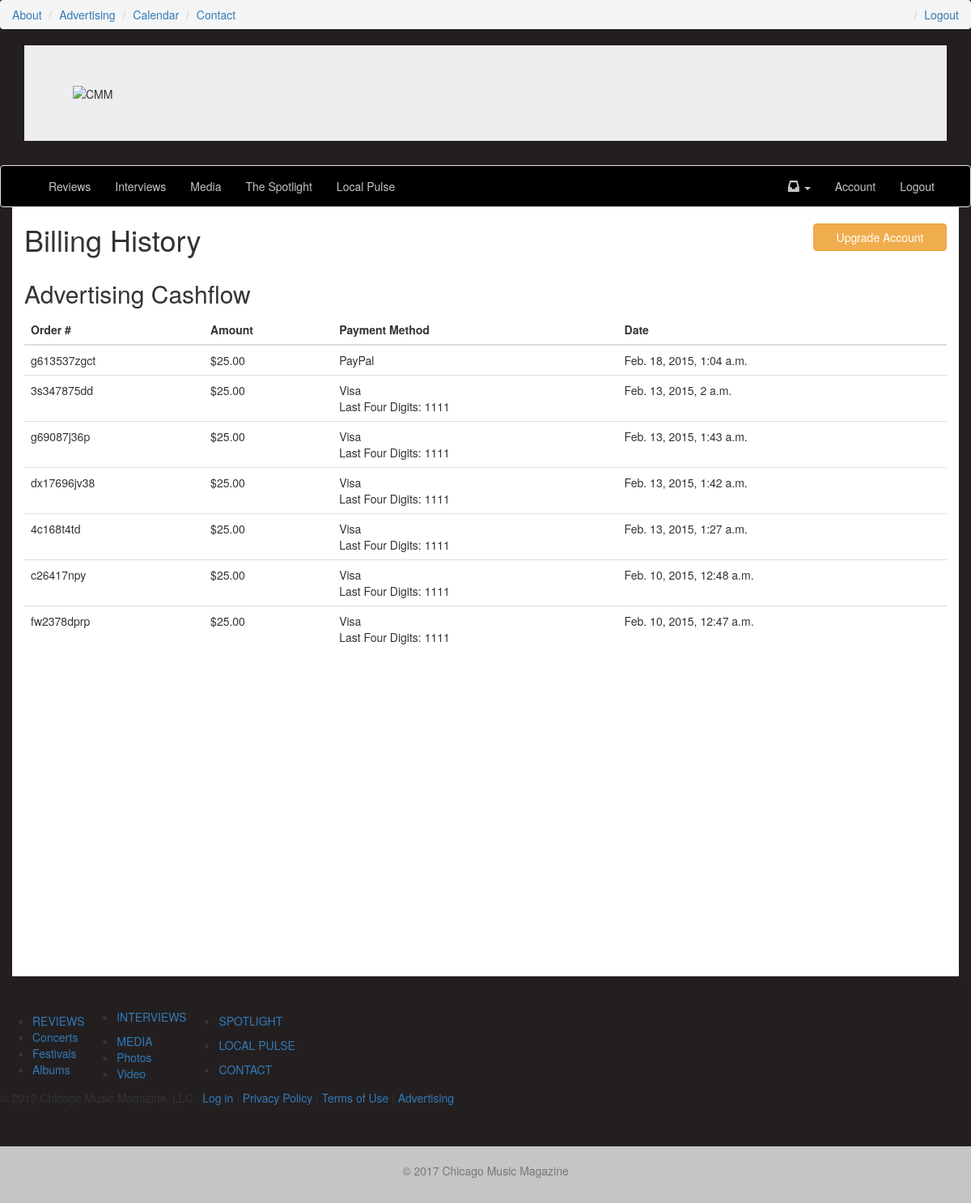
/billing/ (signed in), run on the app's committed database.
### billing/models.py (models this page shows, shortened)
class Transaction(models.Model):
	user = models.ForeignKey(settings.AUTH_USER_MODEL)
	transaction_id = models.CharField(max_length=120) #braintree or stripe
	order_id = models.CharField(max_length=120)
	amount = models.DecimalField(max_digits=100, decimal_places=2)
	success = models.BooleanField(default=True)
	transaction_status = models.CharField(max_length=220, null=True, blank=True) #if fails
	card_type = models.CharField(max_length=120) #paypal
	last_four = models.PositiveIntegerField(null=True, blank=True)
	timestamp = models.DateTimeField(auto_now_add=True, auto_now=False)
	objects = TransactionManager()
	class Meta:
		ordering = ['-timestamp']

### billing/views.py (the view)
# urls.py: url(r'^billing/$', 'billing_history', name='billing_history'),
@login_required
def billing_history(request):
	update_transactions(request.user)
	history = Transaction.objects.filter(user=request.user).filter(success=True)
	return render(request, "billing/history.html", {"queryset": history})

### billing/views.py (called while the page is built)
def update_transactions(user):
	bt_transactions = braintree.Transaction.search(
				braintree.TransactionSearch.customer_id == user.usermerchantid.customer_id
			)
	try:
		django_transactions = user.transaction_set.all()
	except:
		django_transactions = None
	if bt_transactions is not None and django_transactions is not None:
		if bt_transactions.maximum_size <= django_transactions.count():
			pass
		else:
			for bt_tran in bt_transactions.items:
				new_tran, created = get_or_create_model_transaction(user, bt_tran)

### templates/billing/history.html
{% extends "base.html" %}
{% block content %}
<div class='row'>
	<div class='col-sm-10'>
	<h1>Billing History</h1>
	</div>
	<div class='col-sm-2'>
	{% if not request.user.is_member %}
	<br/>
	<a class='btn btn-warning btn-block' href='{% url "account_upgrade" %}'>Upgrade Account</a>
	{% endif %}
	</div>
</div>
<div class='row'>
	<div class='col-sm-12'>
		<table class='table'>
		<thead>
		<h2>Advertising Cashflow</h2>
		<th>Order #</th>
		<th>Amount</th>
		<th>Payment Method</th>
		<th>Date</th>
		</thead>
		{% for object in queryset %}
		<tr>
		<td>{{ object.order_id }}</td>
		<td>${{ object.amount }}</td>
		<td>{{ object.card_type }}{% if object.last_four %}<br/>Last Four Digits: {{ object.last_four }}{% endif %}</td>
		<td>{{ object.timestamp }}</td>
		</tr>
		{% endfor %}
		</table>
	</div>
</div>
{% endblock %}

### templates/base.html (shortened to what this page needs)
{% load staticfiles %}
<!DOCTYPE html>
<html lang="en">
  <head>
	<link rel="stylesheet" href="https://maxcdn.bootstrapcdn.com/bootstrap/3.3.1/css/bootstrap.min.css">
  <link rel="stylesheet" href="https://maxcdn.bootstrapcdn.com/font-awesome/4.2.0/css/font-awesome.min.css" />
  </head>
  <body>
  <div class="container-fluid">
      <ol class='breadcrumb'>
        <li><a href='about'>About</a></li>
        <li><a href=''>Advertising</a></li>
        <li><a href=''>Calendar</a></li>
        <li><a href=''>Contact</a></li>
        {% if not request.user.is_authenticated %}
        <li class='pull-right'><a href='{% url "register" %}'>Register</a></li>
        <li class='pull-right'><a href='{% url "login" %}'>Login</a></li>
          {% else %}
          <li class='pull-right'><a href='{% url "logout" %}'>Logout</a></li>
        {% endif %}
      </ol>
  {% block jumbotron %}
  <div class='container'>
    <div class="jumbotron">
      <div class='container'>
        <div class='row' >
          <div class='' >
            <div class="align center">
              <img class="center" src="http://www.chicagomusicmagazine.com/wp-content/themes/cmm/img/cmm-header-logo.png" alt="CMM">
            </div>
          </div>
        </div>
      </div>
    </div>
</div>
        {% include 'navbar.html' %}
  {% endblock %}
    <div class="container main-container">
    	{% block content %}
    	{% endblock %}
    </div>
    {% include 'footer.html' %}
</div>
  </body>
</html>

### templates/extra_head_info.html
{% load staticfiles %}

### templates/navbar.html (shortened to what this page needs)
    <nav class="navbar navbar-default navbar-top">
      <div class="container">
        <div id="navbar" class="navbar-collapse collapse">
          <ul class="nav navbar-nav">
            <li><a href="{% url 'projects' %}">Reviews</a>
          </ul>
          <ul class="nav navbar-nav">
            <li><a href="{% url 'projects' %}">Interviews</a>
          </ul>
            <ul class="nav navbar-nav">
            <li><a href="{% url 'projects' %}">Media</a>
          </ul>
            <ul class="nav navbar-nav">
            <li><a href="{% url 'projects' %}">The Spotlight</a>
          </ul>
            <ul class="nav navbar-nav">
            <li><a href="{% url 'projects' %}">Local Pulse</a>
          </ul>
          <ul class="nav navbar-nav navbar-right">
          {% if user.is_authenticated %}
              <li class="dropdown">
              <a href="#" class="dropdown-toggle notification-toggle" data-toggle="dropdown" role="button" aria-expanded="false"><span class='glyphicon glyphicon-inbox' aria-hidden="true"></span> <span class="caret"></span></a>
            </li>
              <li><a href="{% url 'account_home' %}">Account</a></li>
              <li><a href="{% url 'logout' %}">Logout</a></li>
          {% else %}
                    {% if request.get_full_path == "/" %}
                    {% else %}
                    <li><a href="{% url 'register' %}">Join</a></li>
                        <li><a href="{% url 'login' %}">Login</a></li>
                    {% endif %}
        {% endif %}
          </ul>
        </div>
      </div>
    </nav>

### templates/footer.html (shortened to what this page needs)
<footer>
<br>
<br>
	<nav>
<table>
<th>
<td>
		<ul>
            		<li class="first"><a href="http://www.chicagomusicmagazine.com/reviews/">REVIEWS</a></li>
            		<li><a href="http://www.chicagomusicmagazine.com/reviews/?filter=concert">Concerts</a></li>
            		<li><a href="http://www.chicagomusicmagazine.com/reviews/?filter=festival">Festivals</a></li>
            		<li><a href="http://www.chicagomusicmagazine.com/reviews/?filter=album">Albums</a></li>
            	</ul>
</td>
<td>
            	<ul>
            		<li class="first"><a href="http://www.chicagomusicmagazine.com/interviews/">INTERVIEWS</a></li>
            	</ul>
            	<ul>
            		<li class="first"><a href="">MEDIA</a></li>
            		<li><a href="http://www.chicagomusicmagazine.com/media/photos">Photos</a></li>
            		<li><a href="http://www.chicagomusicmagazine.com/media/video">Video</a></li>
            	</ul>
</td>
          <td>
          	            	<ul>
            		<li class="first"><a href="http://www.chicagomusicmagazine.com/spotlight/">SPOTLIGHT</a></li>
            	</ul>
            	<ul>
            		<li class="first"><a href="http://www.chicagomusicmagazine.com/local-pulse/">LOCAL PULSE</a></li>
            	</ul>
            	<ul class="last">
            		<li class="first"><a href="http://www.chicagomusicmagazine.com/contact/">CONTACT</a></li>
            	</ul>
          </td>
</th>
     </table>
                 <p class="copyright">&copy; 2012 Chicago Music Magazine, LLC .  <a href="/wp-admin/">Log in</a>   |   <a href="/privacy-policy/">Privacy Policy</a>   |   <a href="/terms-of-use/">Terms of Use</a>   |   <a href="/advertising/">Advertising</a></p>
  </nav>
</footer>
<footer class='footer'>
	<div class='container'>
		<p class='text-muted'>&copy; 2017 Chicago Music Magazine</p>
	</div>
</footer>

### templates/javascript.html (shortened to what this page needs)
{% load staticfiles %}

### data on the page
Transaction: order_id "g613537zgct", amount "25.00", card_type "PayPal", timestamp "Feb. 18, 2015, 1:04 a.m."
Transaction: order_id "3s347875dd", amount "25.00", card_type "Visa", last_four "1111", timestamp "Feb. 13, 2015, 2 a.m."
Transaction: order_id "g69087j36p", amount "25.00", card_type "Visa", last_four "1111", timestamp "Feb. 13, 2015, 1:43 a.m."
Transaction: order_id "dx17696jv38", amount "25.00", card_type "Visa", last_four "1111", timestamp "Feb. 13, 2015, 1:42 a.m."
Transaction: order_id "4c168t4td", amount "25.00", card_type "Visa", last_four "1111", timestamp "Feb. 13, 2015, 1:27 a.m."
Transaction: order_id "c26417npy", amount "25.00", card_type "Visa", last_four "1111", timestamp "Feb. 10, 2015, 12:48 a.m."
Transaction: order_id "fw2378dprp", amount "25.00", card_type "Visa", last_four "1111", timestamp "Feb. 10, 2015, 12:47 a.m."
